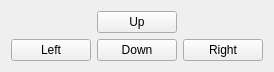
<?xml version="1.0" encoding="UTF-8"?>
<ui version="4.0">
 <class>VisualController</class>
 <widget class="QWidget" name="VisualController">
  <property name="geometry">
   <rect>
    <x>0</x>
    <y>0</y>
    <width>255</width>
    <height>70</height>
   </rect>
  </property>
  <property name="windowTitle">
   <string>Form</string>
  </property>
  <layout class="QGridLayout" name="gridLayout_2">
   <item row="1" column="1">
    <widget class="QPushButton" name="pushButtonDown">
     <property name="text">
      <string>Down</string>
     </property>
    </widget>
   </item>
   <item row="0" column="1">
    <widget class="QPushButton" name="pushButtonUp">
     <property name="text">
      <string>Up</string>
     </property>
    </widget>
   </item>
   <item row="1" column="0">
    <widget class="QPushButton" name="pushButtonLeft">
     <property name="text">
      <string>Left</string>
     </property>
    </widget>
   </item>
   <item row="1" column="2">
    <widget class="QPushButton" name="pushButtonRight">
     <property name="text">
      <string>Right</string>
     </property>
    </widget>
   </item>
  </layout>
 </widget>
 <resources/>
 <connections/>
</ui>
